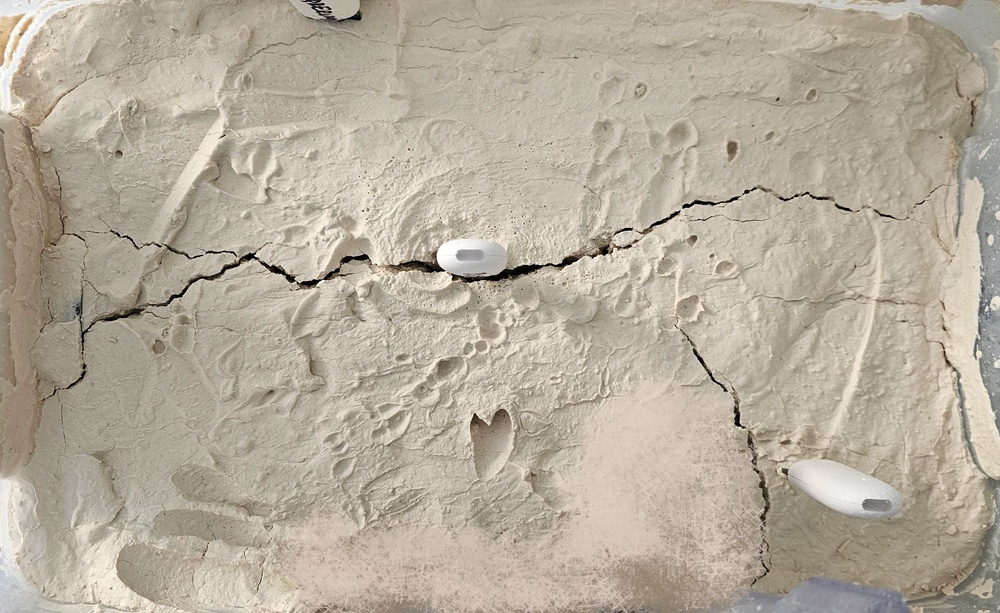
#> input picture 20231129_123653.jpg, 1000 x 613 px, shrunk from 3212 x 1968 before the run
$ jupyter execute --allow-errors image_processing_.ipynb
#> lines starting #> are read from the running program, lines starting #| are printed output that depends on the picture; after the words box and inside, x2 and y2 are one past the last pixel; in counts of white or black regions, pixels touching at a corner belong together
## METHOD 1

[cell 1]
import cv2
import numpy as np
import os
import matplotlib.pyplot as plt

# Folder with images
fold_img = r"D:\EDIFICA\PROYECTOS\Image_proccesing\OneDrive-2024-01-09\Edit"  # Agrega 'r' al principio para tratar la cadena como una cadena cruda

# Files in folder
#> (the rest of this cell did not finish here and is left out)

#> (a cell that did not finish here is left out)

## METODO 2

[cell 3]
import cv2
import numpy as np
import matplotlib
from matplotlib.pyplot import imshow
from matplotlib import pyplot as plt

# load image
img_2 = cv2.imread("20231129_123653.jpg")
#> img_2 is the input picture: shape (613, 1000, 3); mean B, G, R 156.7, 172.2, 181.5
# Plot reduced 3x3 image
plt.figure(figsize=(3, 3))
plt.imshow(img_2)
plt.show()

[cell 4]
gray = cv2.cvtColor(img_2, cv2.COLOR_BGR2GRAY)
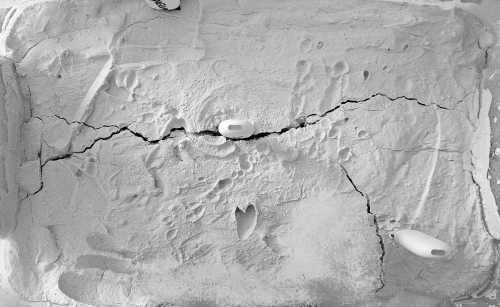
#> gray: shape (613, 1000) (shown at 1/2 size); min 0, max 255, mean 173.2
kernel_size = 15
blur_gray = cv2.GaussianBlur(gray, (kernel_size, kernel_size), 0)
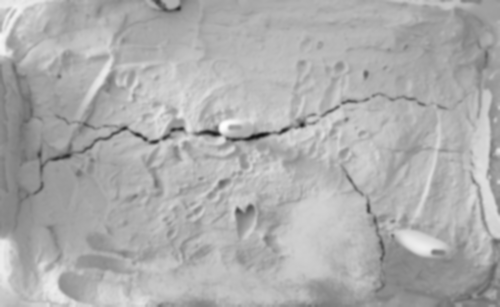
#> blur_gray: shape (613, 1000) (shown at 1/2 size); min 21, max 254, mean 173.2
low_threshold = 50
high_threshold = 150
edges = cv2.Canny(blur_gray, low_threshold, high_threshold)
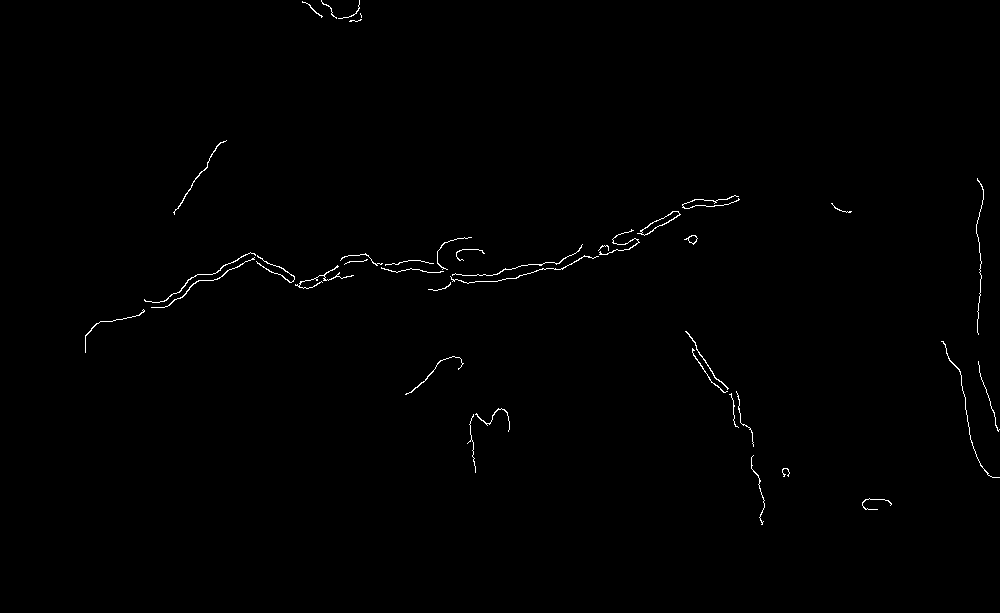
#> edges: shape (613, 1000); 0.51% white in thin lines or dots, all inside (x1, y1, x2, y2) = (85, 0, 1000, 525)
#plt.figure(figsize=(3, 3))
plt.imshow(edges)
plt.show()

[cell 5]
rho = 1  # distance resolution in pixels of the Hough grid
theta = np.pi / 180  # angular resolution in radians of the Hough grid
threshold = 15  # minimum number of votes (intersections in Hough grid cell)
min_line_length = 2  # minimum number of pixels making up a line
max_line_gap = 2  # maximum gap in pixels between connectable line segments
line_image_2 = np.copy(img_2) * 0  # creating a blank to draw lines on
#> line_image_2: shape (613, 1000, 3); every value is 0

# Run Hough on edge detected image
# Output "lines" is an array containing endpoints of detected line segments
lines = cv2.HoughLinesP(edges, rho, theta, threshold, np.array([]),
                    min_line_length, max_line_gap)
#> lines = 256 rows, first 6: [736, 200, 738, 200], [682, 207, 684, 207], [444, 242, 456, 239], [470, 275, 478, 274], [531, 264, 542, 264], [332, 269, 334, 269]

for line in lines:
    for x1,y1,x2,y2 in line:
        cv2.line(line_image_2,(x1,y1),(x2,y2),(255,0,0),5)
#> this loop made 256 passes
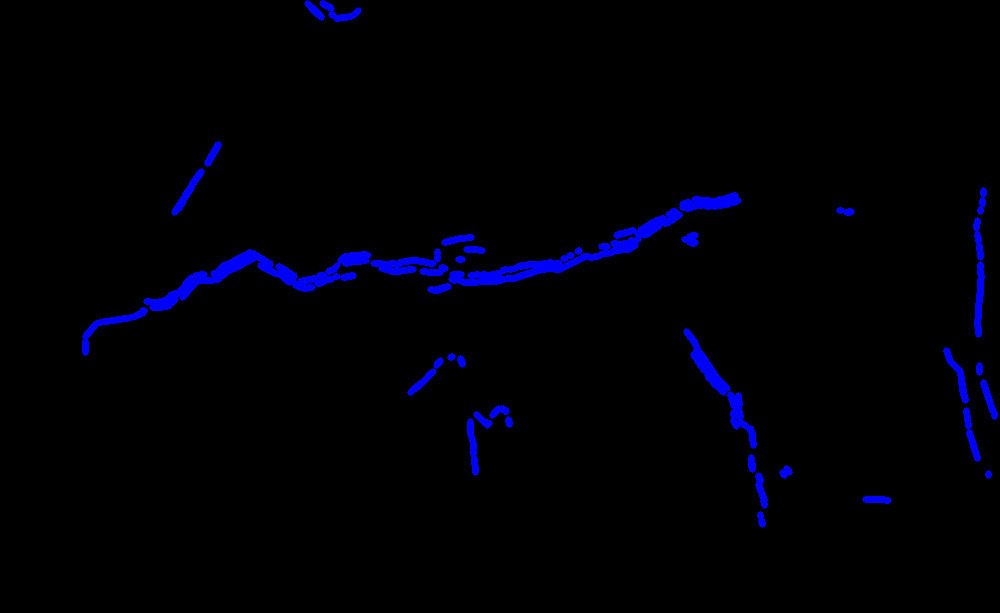
#> line_image_2: shape (613, 1000, 3); mean B, G, R 6.8, 0, 0

[cell 6]
# Draw the lines on the  image
lines_edges = cv2.addWeighted(img_2, 1, line_image_2, 1, 0)
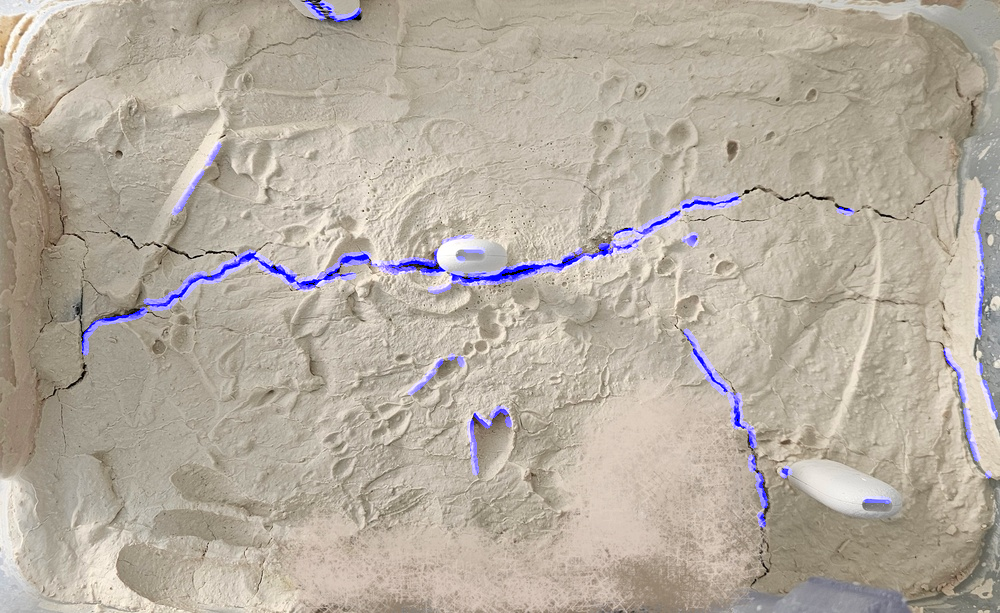
#> lines_edges: shape (613, 1000, 3); mean B, G, R 160, 172.2, 181.5
#lines_edges = cv2.addWeighted(img_2, 0.8, line_image_2, 1, 0)
plt.imshow(lines_edges)
plt.show()

[cell 7]
np_edges = np.asarray(lines_edges)
np_edges.shape

[cell 8]
edges_y = np_edges.shape[0]
edges_x = np_edges.shape[1]
edges_z = np_edges.shape[2]

crack_ed = 0
soil_ed = 0

for i in range(edges_y):
    for j in range(edges_x):
        for k in range(edges_z):
            if np_edges[i, j, k] != 0:
                crack_ed += 1
            else:
                soil_ed += 1

[cell 9]
crack_ed

[cell 10]
soil_ed

[cell 11]
percentage_ed = (crack_ed / soil_ed) * 100
print("Crack percent: {:.2f}".format(percentage_ed))
#| Crack percent: 211036.62

$ run again, with 20231202_145121.jpg copied over 20231129_123653.jpg
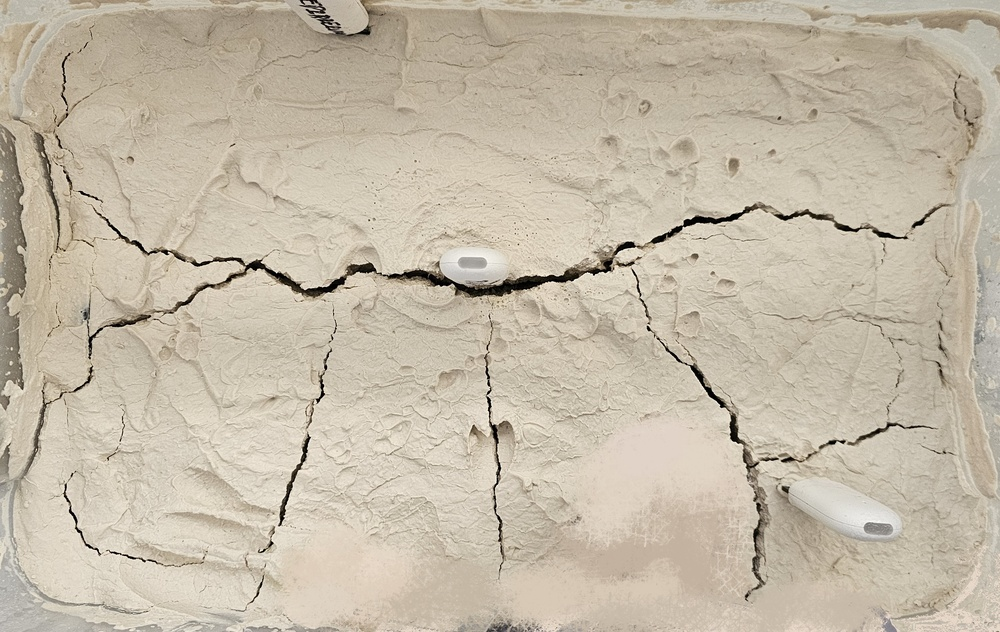
#> input picture 20231202_145121.jpg, 1000 x 632 px, shrunk from 3196 x 2020 before the run
#> img_2 is the input picture: shape (632, 1000, 3); mean B, G, R 167.9, 185.9, 196.1
#> `edges = cv2.Canny(blur_gray, low_threshold, high_threshold)`:
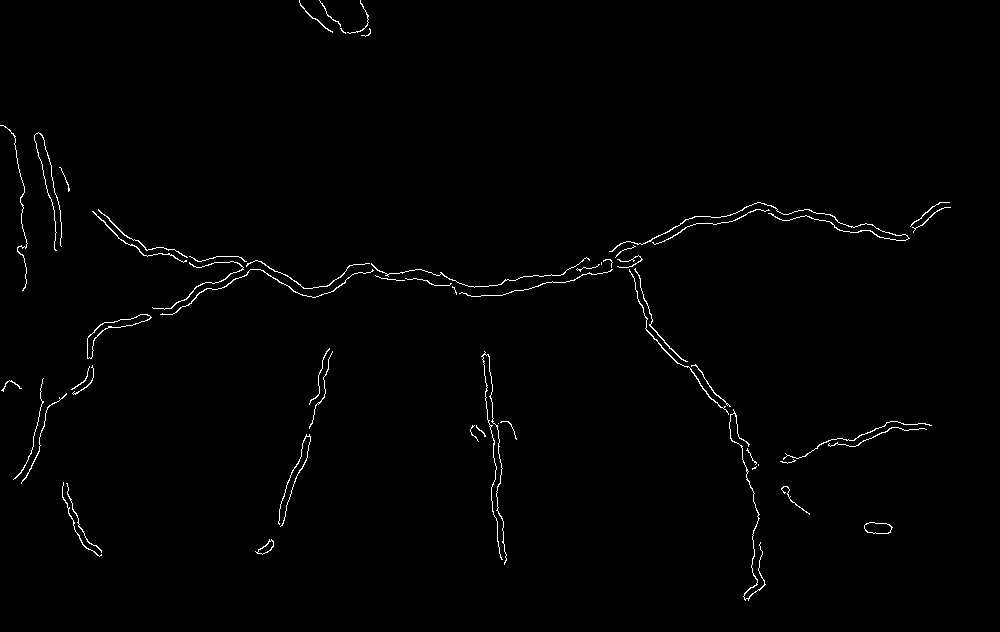
#> edges: shape (632, 1000); 0.98% white in thin lines or dots
#> lines = 546 rows, first 6: [98, 209, 104, 215], [685, 227, 689, 226], [495, 295, 499, 295], [59, 167, 61, 169], [715, 217, 732, 214], [713, 224, 735, 220]
#> the loop `for line in lines:` made 546 passes
#> `lines_edges = cv2.addWeighted(img_2, 1, line_image_2, 1, 0)`:
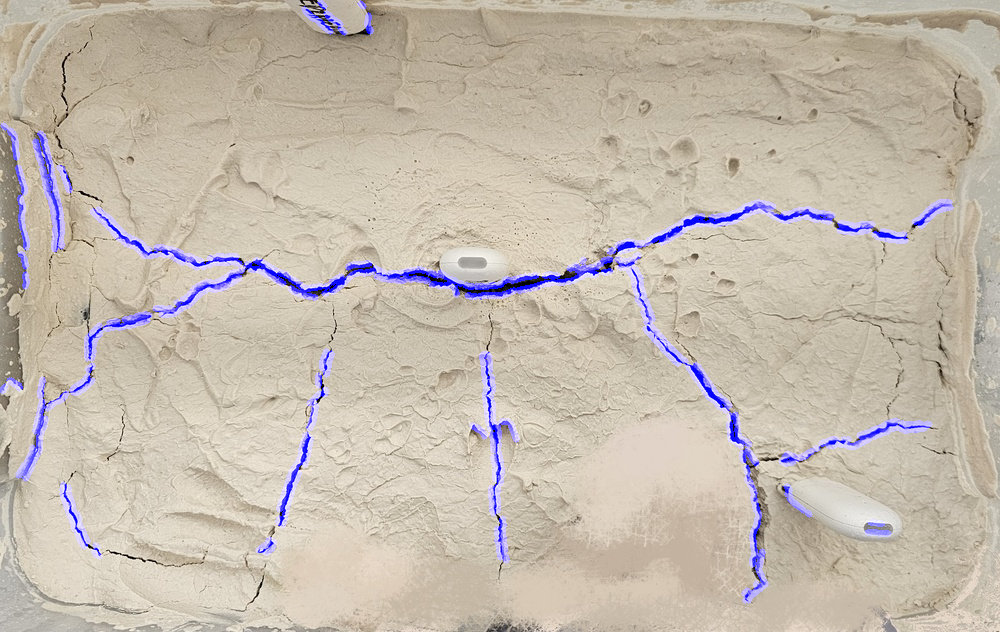
#> lines_edges: shape (632, 1000, 3); mean B, G, R 174.2, 185.9, 196.1
#| Crack percent: 140971.43

$ run again, with 20231203_080206.jpg copied over 20231129_123653.jpg
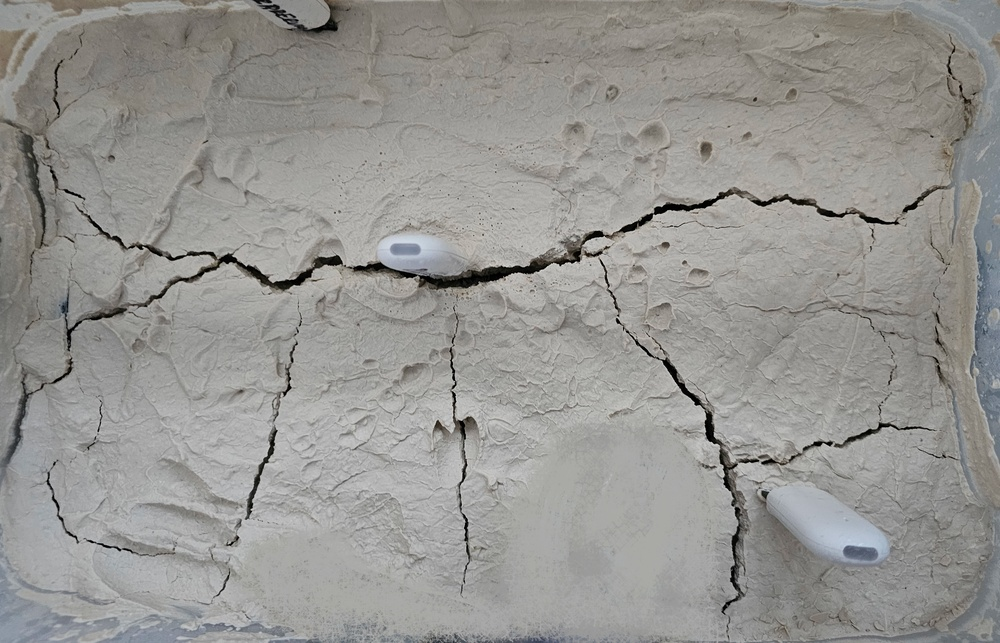
#> input picture 20231203_080206.jpg, 1000 x 643 px, shrunk from 3828 x 2460 before the run
#> img_2 is the input picture: shape (643, 1000, 3); mean B, G, R 145.7, 149, 149.9
#> `edges = cv2.Canny(blur_gray, low_threshold, high_threshold)`:
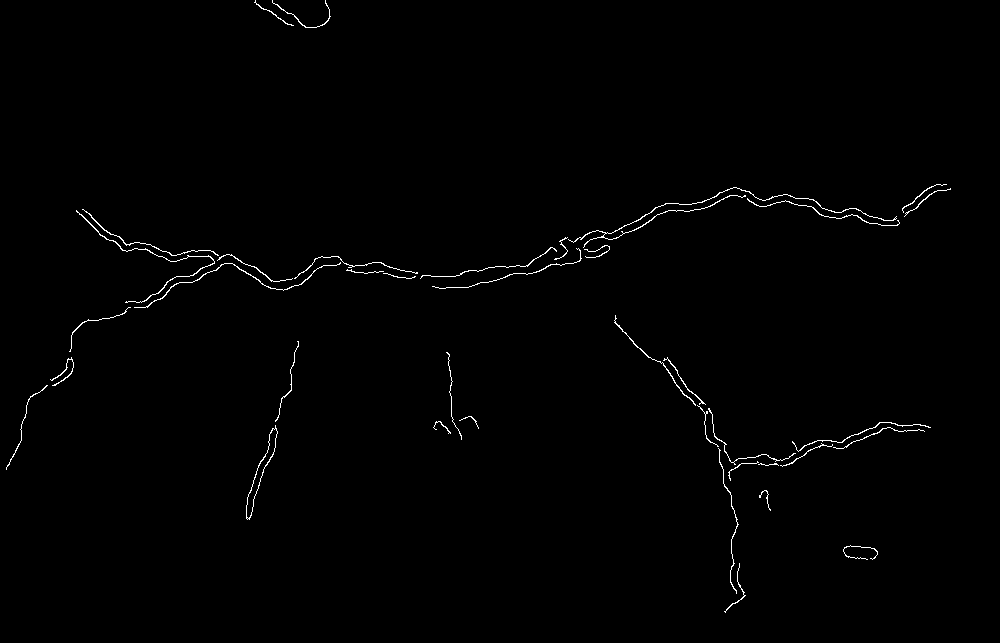
#> edges: shape (643, 1000); 0.73% white in thin lines or dots
#> lines = 426 rows, first 6: [599, 231, 602, 231], [422, 275, 430, 275], [206, 256, 210, 256], [605, 238, 607, 238], [783, 194, 786, 194], [162, 251, 169, 252]
#> the loop `for line in lines:` made 426 passes
#> `lines_edges = cv2.addWeighted(img_2, 1, line_image_2, 1, 0)`:
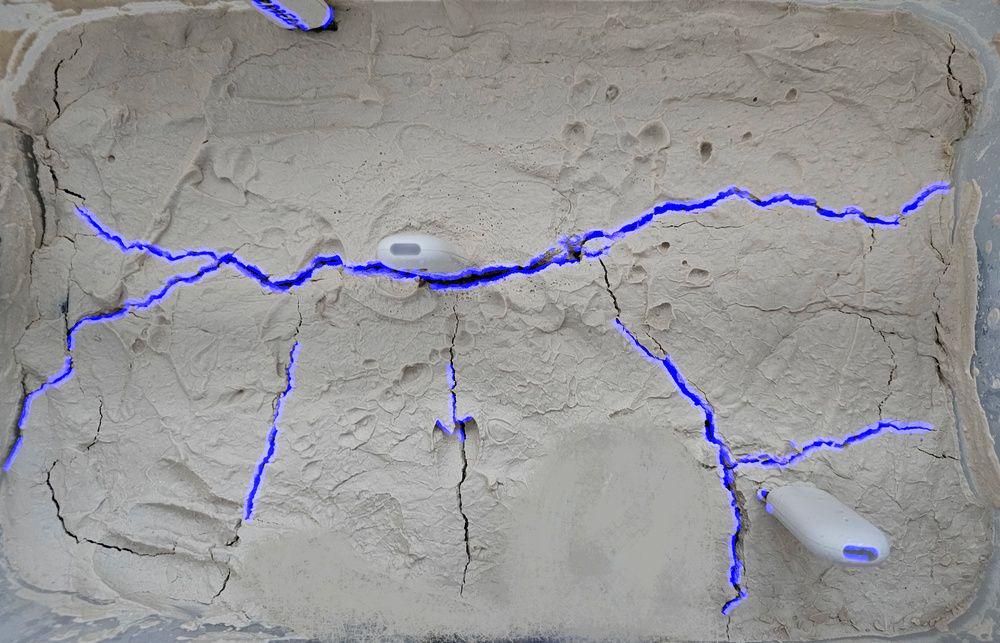
#> lines_edges: shape (643, 1000, 3); mean B, G, R 151.4, 149, 149.9
#| Crack percent: 135078.70
